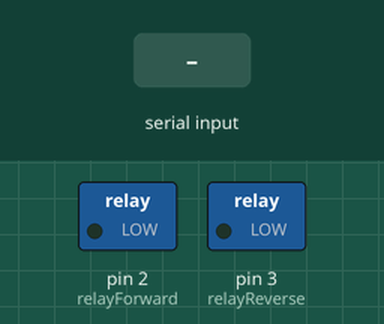
Recording of a sketch running on a simulated Arduino Uno, built with avr-gcc and run on an emulated ATmega328P. Parts: switched loads named in the sketch (green lamp = pin HIGH). The test bench sets the inputs (shaded band).

Above: at 1.2 s.
1.3 s: "F" received over Serial
At 1.7 s:
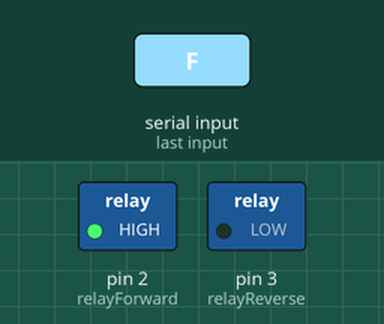
2.8 s: "R" received over Serial
At 4.0 s:
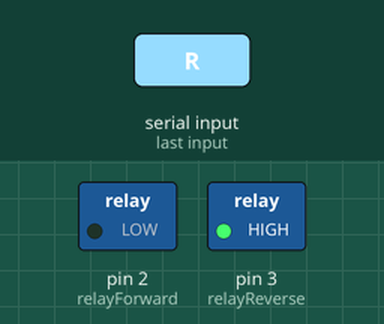
4.3 s: "S" received over Serial
At 5.2 s:
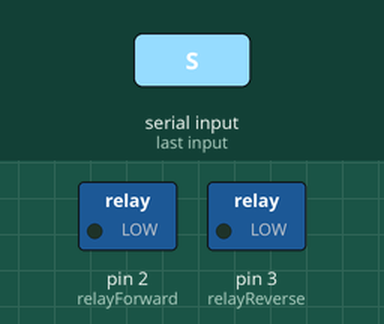
Timing chart, 0 to 7.3 s (numbered marks = the images above; inputs shaded):
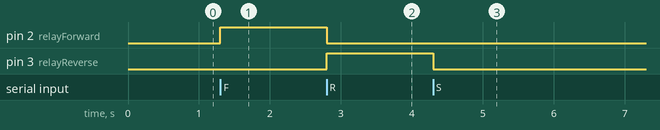

Measured:
- after the input at 1.3 s, pin 2 (relayForward): LOW → HIGH at once
- after the input at 2.8 s, pin 2 (relayForward): HIGH → LOW at once; pin 3 (relayReverse): LOW → HIGH at once
- after the input at 4.3 s, pin 3 (relayReverse): HIGH → LOW at once

The sketch:

DCMOTORWBLUETOOTH.ino
```cpp
const int relayForward = 2;
const int relayReverse = 3;

char receivedData;

void setup() {
  pinMode(relayForward, OUTPUT);
  pinMode(relayReverse, OUTPUT);

  digitalWrite(relayForward, LOW);
  digitalWrite(relayReverse, LOW);
  Serial.begin(9600);
}

void loop() {
  if (Serial.available()) {
    receivedData = Serial.read();
    switch (receivedData) {
      case 'F': // Forward
        MForward();
        break;
      case 'R': // Reverse
        MReverse();
        break;
      case 'S': // Stop
        SMotor();
        break;
      default:
        break;
    }
  }
}

void MForward() {
  digitalWrite(relayForward, HIGH);
  digitalWrite(relayReverse, LOW);
}

void MReverse() {
  digitalWrite(relayForward, LOW);
  digitalWrite(relayReverse, HIGH);
}

void SMotor() {
  digitalWrite(relayForward, LOW);
  digitalWrite(relayReverse, LOW);
}
```
